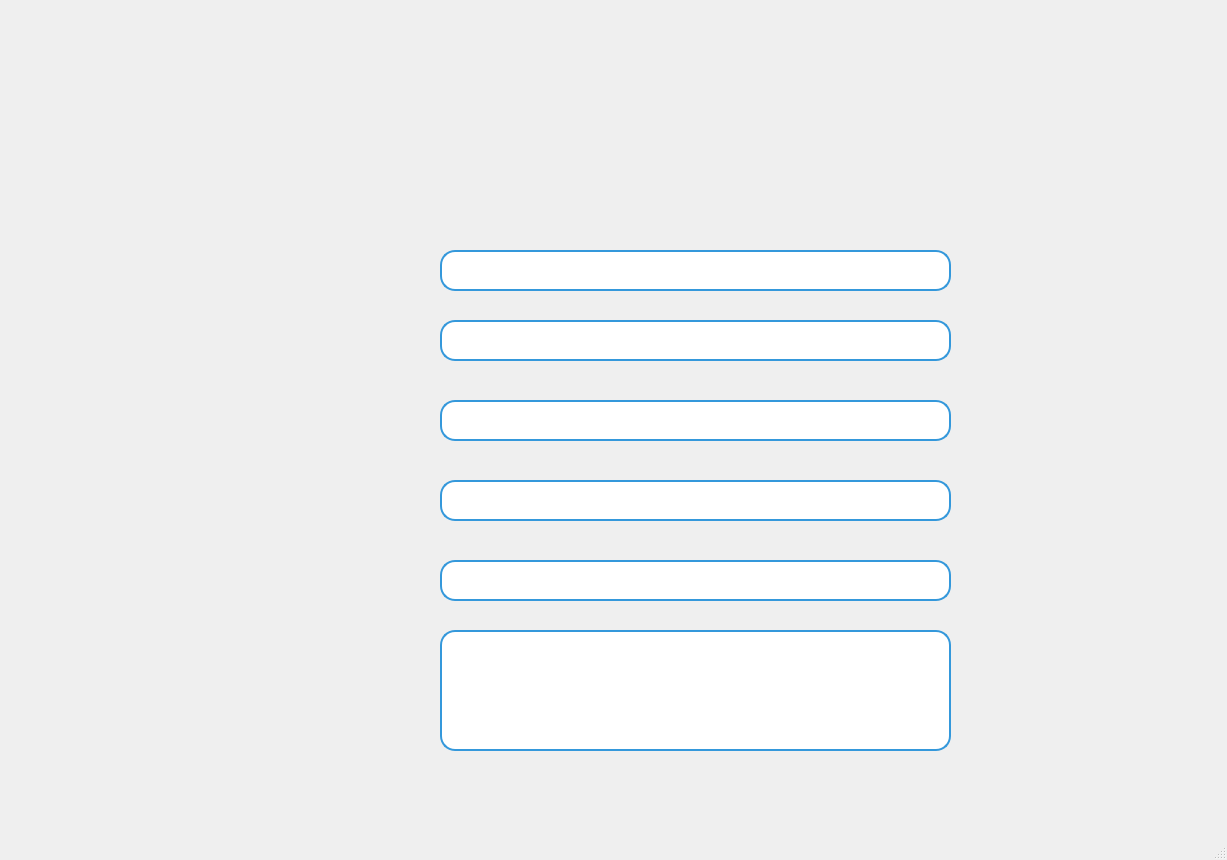
<?xml version="1.0" encoding="UTF-8"?>
<ui version="4.0">
 <class>MainWindow</class>
 <widget class="QMainWindow" name="MainWindow">
  <property name="geometry">
   <rect>
    <x>0</x>
    <y>0</y>
    <width>1227</width>
    <height>860</height>
   </rect>
  </property>
  <property name="windowTitle">
   <string>MainWindow</string>
  </property>
  <widget class="QWidget" name="centralwidget">
   <widget class="QLabel" name="label">
    <property name="geometry">
     <rect>
      <x>290</x>
      <y>280</y>
      <width>55</width>
      <height>16</height>
     </rect>
    </property>
    <property name="text">
     <string/>
    </property>
   </widget>
   <widget class="QLabel" name="label_2">
    <property name="geometry">
     <rect>
      <x>-6</x>
      <y>-5</y>
      <width>1241</width>
      <height>821</height>
     </rect>
    </property>
    <property name="text">
     <string/>
    </property>
    <property name="pixmap">
     <pixmap>../assets/image/ROOM DETAIL.png</pixmap>
    </property>
    <property name="scaledContents">
     <bool>true</bool>
    </property>
   </widget>
   <widget class="QPushButton" name="pushButtonHome">
    <property name="geometry">
     <rect>
      <x>610</x>
      <y>40</y>
      <width>71</width>
      <height>41</height>
     </rect>
    </property>
    <property name="font">
     <font>
      <pointsize>20</pointsize>
     </font>
    </property>
    <property name="styleSheet">
     <string notr="true">QPushButton {
    background-color: transparent;
    border: none;
    color: white;  /* Màu chữ */
}</string>
    </property>
    <property name="text">
     <string/>
    </property>
    <property name="icon">
     <iconset>
      <normaloff>../assets/icons/HOME.png</normaloff>../assets/icons/HOME.png</iconset>
    </property>
    <property name="iconSize">
     <size>
      <width>65</width>
      <height>100</height>
     </size>
    </property>
   </widget>
   <widget class="QPushButton" name="pushButtonPlayRoom">
    <property name="geometry">
     <rect>
      <x>700</x>
      <y>40</y>
      <width>131</width>
      <height>41</height>
     </rect>
    </property>
    <property name="font">
     <font>
      <pointsize>20</pointsize>
     </font>
    </property>
    <property name="styleSheet">
     <string notr="true">QPushButton {
    background-color: transparent;
    border: none;
    color: white;  /* Màu chữ */
}</string>
    </property>
    <property name="text">
     <string/>
    </property>
    <property name="icon">
     <iconset>
      <normaloff>../assets/icons/PLAY ROOM.png</normaloff>../assets/icons/PLAY ROOM.png</iconset>
    </property>
    <property name="iconSize">
     <size>
      <width>120</width>
      <height>100</height>
     </size>
    </property>
   </widget>
   <widget class="QPushButton" name="pushButtonOrder">
    <property name="geometry">
     <rect>
      <x>850</x>
      <y>40</y>
      <width>81</width>
      <height>41</height>
     </rect>
    </property>
    <property name="font">
     <font>
      <pointsize>20</pointsize>
     </font>
    </property>
    <property name="styleSheet">
     <string notr="true">QPushButton {
    background-color: transparent;
    border: none;
    color: white;  /* Màu chữ */
}</string>
    </property>
    <property name="text">
     <string/>
    </property>
    <property name="icon">
     <iconset>
      <normaloff>../assets/icons/ORDER.png</normaloff>../assets/icons/ORDER.png</iconset>
    </property>
    <property name="iconSize">
     <size>
      <width>75</width>
      <height>100</height>
     </size>
    </property>
   </widget>
   <widget class="QPushButton" name="pushButtonPrice">
    <property name="geometry">
     <rect>
      <x>950</x>
      <y>40</y>
      <width>81</width>
      <height>41</height>
     </rect>
    </property>
    <property name="font">
     <font>
      <pointsize>20</pointsize>
     </font>
    </property>
    <property name="styleSheet">
     <string notr="true">QPushButton {
    background-color: transparent;
    border: none;
    color: white;  /* Màu chữ */
}</string>
    </property>
    <property name="text">
     <string/>
    </property>
    <property name="icon">
     <iconset>
      <normaloff>../assets/icons/PRICE.png</normaloff>../assets/icons/PRICE.png</iconset>
    </property>
    <property name="iconSize">
     <size>
      <width>65</width>
      <height>100</height>
     </size>
    </property>
   </widget>
   <widget class="QPushButton" name="pushButtonContact">
    <property name="geometry">
     <rect>
      <x>1040</x>
      <y>40</y>
      <width>101</width>
      <height>41</height>
     </rect>
    </property>
    <property name="font">
     <font>
      <pointsize>20</pointsize>
     </font>
    </property>
    <property name="styleSheet">
     <string notr="true">QPushButton {
    background-color: transparent;
    border: none;
    color: white;  /* Màu chữ */
}</string>
    </property>
    <property name="text">
     <string/>
    </property>
    <property name="icon">
     <iconset>
      <normaloff>../assets/icons/CONTACT.png</normaloff>../assets/icons/CONTACT.png</iconset>
    </property>
    <property name="iconSize">
     <size>
      <width>95</width>
      <height>100</height>
     </size>
    </property>
   </widget>
   <widget class="QPushButton" name="pushButtonMore">
    <property name="geometry">
     <rect>
      <x>1140</x>
      <y>40</y>
      <width>71</width>
      <height>41</height>
     </rect>
    </property>
    <property name="font">
     <font>
      <pointsize>20</pointsize>
     </font>
    </property>
    <property name="styleSheet">
     <string notr="true">QPushButton {
    background-color: transparent;
    border: none;
    color: white;  /* Màu chữ */
}</string>
    </property>
    <property name="text">
     <string/>
    </property>
    <property name="icon">
     <iconset>
      <normaloff>../assets/icons/3 GẠCH.png</normaloff>../assets/icons/3 GẠCH.png</iconset>
    </property>
    <property name="iconSize">
     <size>
      <width>50</width>
      <height>70</height>
     </size>
    </property>
   </widget>
   <widget class="QPushButton" name="pushButtonMail">
    <property name="geometry">
     <rect>
      <x>1120</x>
      <y>500</y>
      <width>81</width>
      <height>81</height>
     </rect>
    </property>
    <property name="font">
     <font>
      <pointsize>20</pointsize>
     </font>
    </property>
    <property name="styleSheet">
     <string notr="true">QPushButton {
    background-color: transparent;
    border: none;
    color: white;  /* Màu chữ */
}</string>
    </property>
    <property name="text">
     <string/>
    </property>
    <property name="icon">
     <iconset>
      <normaloff>../assets/icons/MAIL.png</normaloff>../assets/icons/MAIL.png</iconset>
    </property>
    <property name="iconSize">
     <size>
      <width>70</width>
      <height>100</height>
     </size>
    </property>
   </widget>
   <widget class="QPushButton" name="pushButtonPhone">
    <property name="geometry">
     <rect>
      <x>1110</x>
      <y>600</y>
      <width>101</width>
      <height>91</height>
     </rect>
    </property>
    <property name="font">
     <font>
      <pointsize>20</pointsize>
     </font>
    </property>
    <property name="styleSheet">
     <string notr="true">QPushButton {
    background-color: transparent;
    border: none;
    color: white;  /* Màu chữ */
}</string>
    </property>
    <property name="text">
     <string/>
    </property>
    <property name="icon">
     <iconset>
      <normaloff>../assets/icons/PHONE.png</normaloff>../assets/icons/PHONE.png</iconset>
    </property>
    <property name="iconSize">
     <size>
      <width>100</width>
      <height>70</height>
     </size>
    </property>
   </widget>
   <widget class="QPushButton" name="pushButtonFacebook">
    <property name="geometry">
     <rect>
      <x>1120</x>
      <y>710</y>
      <width>81</width>
      <height>91</height>
     </rect>
    </property>
    <property name="font">
     <font>
      <pointsize>20</pointsize>
     </font>
    </property>
    <property name="styleSheet">
     <string notr="true">QPushButton {
    background-color: transparent;
    border: none;
    color: white;  /* Màu chữ */
}</string>
    </property>
    <property name="text">
     <string/>
    </property>
    <property name="icon">
     <iconset>
      <normaloff>../assets/icons/facebook-logo.png</normaloff>../assets/icons/facebook-logo.png</iconset>
    </property>
    <property name="iconSize">
     <size>
      <width>70</width>
      <height>80</height>
     </size>
    </property>
   </widget>
   <widget class="QLineEdit" name="lineEditRoomID">
    <property name="geometry">
     <rect>
      <x>440</x>
      <y>250</y>
      <width>511</width>
      <height>41</height>
     </rect>
    </property>
    <property name="styleSheet">
     <string notr="true">QLineEdit {
    background-color: white; /* Màu nền trắng */
    color: #2c3e50; /* Màu chữ xanh đậm */
    border: 2px solid #3498db; /* Viền xanh */
    border-radius: 15px; /* Bo góc */
    padding: 5px;
	font-size: 25px;
	font-weight:bold;
}</string>
    </property>
    <property name="alignment">
     <set>Qt::AlignCenter</set>
    </property>
   </widget>
   <widget class="QLineEdit" name="lineEditRoomName">
    <property name="geometry">
     <rect>
      <x>440</x>
      <y>320</y>
      <width>511</width>
      <height>41</height>
     </rect>
    </property>
    <property name="styleSheet">
     <string notr="true">QLineEdit {
    background-color: white; /* Màu nền trắng */
    color: #2c3e50; /* Màu chữ xanh đậm */
    border: 2px solid #3498db; /* Viền xanh */
    border-radius: 15px; /* Bo góc */
    padding: 5px;
	font-size: 25px;
	font-weight:bold;
}</string>
    </property>
    <property name="alignment">
     <set>Qt::AlignCenter</set>
    </property>
   </widget>
   <widget class="QLineEdit" name="lineEditQuantity">
    <property name="geometry">
     <rect>
      <x>440</x>
      <y>400</y>
      <width>511</width>
      <height>41</height>
     </rect>
    </property>
    <property name="styleSheet">
     <string notr="true">QLineEdit {
    background-color: white; /* Màu nền trắng */
    color: #2c3e50; /* Màu chữ xanh đậm */
    border: 2px solid #3498db; /* Viền xanh */
    border-radius: 15px; /* Bo góc */
    padding: 5px;
	font-size: 25px;
	font-weight:bold;
}</string>
    </property>
    <property name="alignment">
     <set>Qt::AlignCenter</set>
    </property>
   </widget>
   <widget class="QLineEdit" name="lineEditUserPrice">
    <property name="geometry">
     <rect>
      <x>440</x>
      <y>480</y>
      <width>511</width>
      <height>41</height>
     </rect>
    </property>
    <property name="styleSheet">
     <string notr="true">QLineEdit {
    background-color: white; /* Màu nền trắng */
    color: #2c3e50; /* Màu chữ xanh đậm */
    border: 2px solid #3498db; /* Viền xanh */
    border-radius: 15px; /* Bo góc */
    padding: 5px;
	font-size: 25px;
	font-weight:bold;
}</string>
    </property>
    <property name="alignment">
     <set>Qt::AlignCenter</set>
    </property>
   </widget>
   <widget class="QLineEdit" name="lineEditUserStatus">
    <property name="geometry">
     <rect>
      <x>440</x>
      <y>560</y>
      <width>511</width>
      <height>41</height>
     </rect>
    </property>
    <property name="styleSheet">
     <string notr="true">QLineEdit {
    background-color: white; /* Màu nền trắng */
    color: #2c3e50; /* Màu chữ xanh đậm */
    border: 2px solid #3498db; /* Viền xanh */
    border-radius: 15px; /* Bo góc */
    padding: 5px;
	font-size: 25px;
	font-weight:bold;
}</string>
    </property>
    <property name="alignment">
     <set>Qt::AlignCenter</set>
    </property>
   </widget>
   <widget class="QTextEdit" name="textEditDescription">
    <property name="geometry">
     <rect>
      <x>440</x>
      <y>630</y>
      <width>511</width>
      <height>121</height>
     </rect>
    </property>
    <property name="styleSheet">
     <string notr="true">QTextEdit {
    background-color: white;
    color: black;
    font-size: 16px;
    border: 2px solid #3498db; /* Viền xanh */
    border-radius: 15px; /* Bo góc */
    padding: 8px;
}</string>
    </property>
   </widget>
   <widget class="QPushButton" name="pushButtonExit">
    <property name="geometry">
     <rect>
      <x>980</x>
      <y>160</y>
      <width>81</width>
      <height>81</height>
     </rect>
    </property>
    <property name="font">
     <font>
      <pointsize>20</pointsize>
     </font>
    </property>
    <property name="styleSheet">
     <string notr="true">QPushButton {
    background-color: transparent;
    border: none;
    color: white;  /* Màu chữ */
}</string>
    </property>
    <property name="text">
     <string/>
    </property>
    <property name="icon">
     <iconset>
      <normaloff>../assets/icons/x.png</normaloff>../assets/icons/x.png</iconset>
    </property>
    <property name="iconSize">
     <size>
      <width>70</width>
      <height>100</height>
     </size>
    </property>
   </widget>
  </widget>
  <widget class="QMenuBar" name="menubar">
   <property name="geometry">
    <rect>
     <x>0</x>
     <y>0</y>
     <width>1227</width>
     <height>26</height>
    </rect>
   </property>
  </widget>
  <widget class="QStatusBar" name="statusbar"/>
 </widget>
 <resources/>
 <connections/>
</ui>
